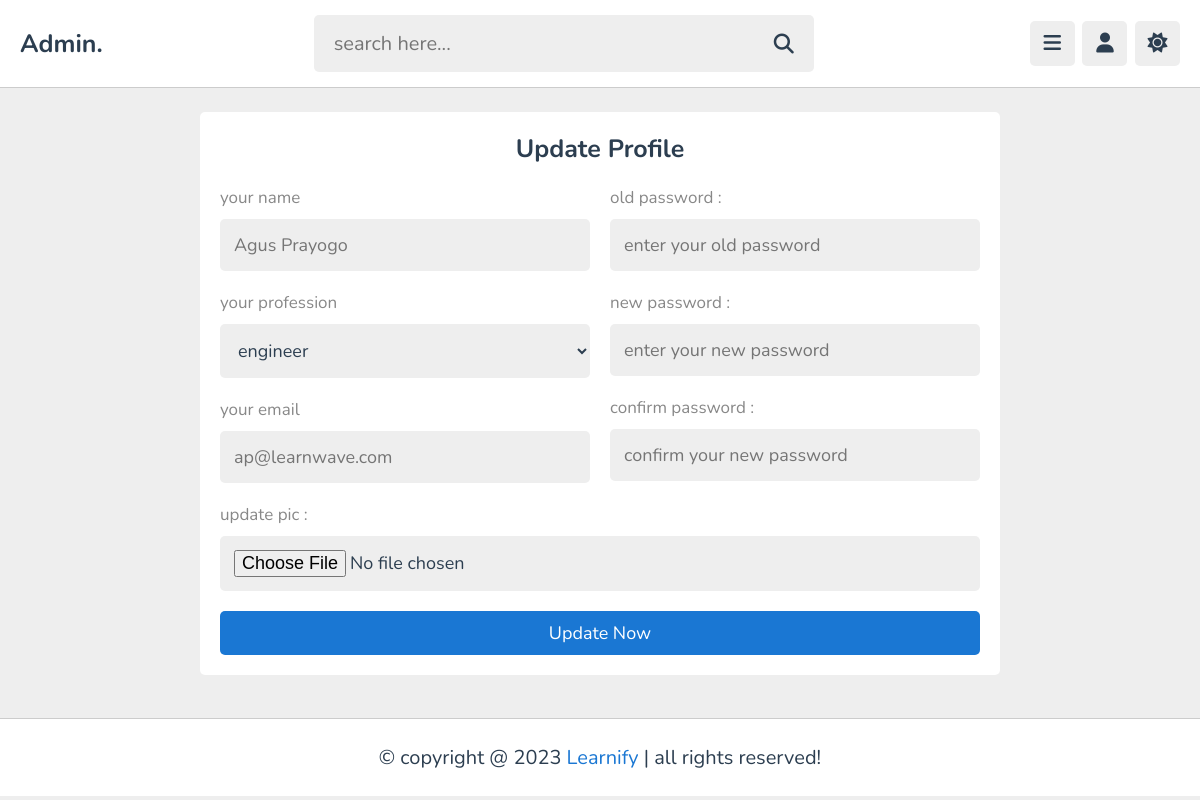
The page /admin/update.php (signed in) on the database its author committed.
### tables this page shows
CREATE TABLE `tutors` (
  `id` varchar(20) NOT NULL,
  `name` varchar(50) NOT NULL,
  `profession` varchar(50) NOT NULL,
  `email` varchar(50) NOT NULL,
  `password` varchar(50) NOT NULL,
  `image` varchar(100) NOT NULL
);

### admin/update.php (the view, shortened to what this page needs)
<?php
   include '../components/connect.php';
?>
<!DOCTYPE html>
<html lang="en">
<head>
   <link rel="stylesheet" href="https://cdnjs.cloudflare.com/ajax/libs/font-awesome/6.2.0/css/all.min.css">
   <link rel="stylesheet" href="../css/admin_style.css">
</head>
<body>
<?php include '../components/admin_header.php'; ?>
<section class="form-container" style="min-height: calc(100vh - 19rem);">
   <form class="register" action="" method="post" enctype="multipart/form-data">
      <h3>update profile</h3>
      <div class="flex">
         <div class="col">
            <p>your name </p>
            <input type="text" name="name" placeholder="<?= $fetch_profile['name']; ?>" maxlength="50"  class="box">
            <p>your profession </p>
            <select name="profession" class="box">
               <option value="" selected><?= $fetch_profile['profession']; ?></option>
            </select>
            <p>your email </p>
            <input type="email" name="email" placeholder="<?= $fetch_profile['email']; ?>" maxlength="20"  class="box">
         </div>
         <div class="col">
            <p>old password :</p>
            <input type="password" name="old_pass" placeholder="enter your old password" maxlength="20"  class="box">
            <p>new password :</p>
            <input type="password" name="new_pass" placeholder="enter your new password" maxlength="20"  class="box">
            <p>confirm password :</p>
            <input type="password" name="cpass" placeholder="confirm your new password" maxlength="20"  class="box">
         </div>
      </div>
      <p>update pic :</p>
      <input type="file" name="image" accept="image/*"  class="box">
      <input type="submit" name="submit" value="update now" class="btn">
   </form>
</section>
<?php include '../components/footer.php'; ?>
</body>
</html>

### css/admin_style.css (style rules this page uses)
:root { --main-color:#1a77d3; --red:#e74c3c; --oragen:#f39c12; --white:#fff; --black:#2c3e50; --light-color:#888; --light-bg:#eee; --border:.1rem solid rgba(0,0,0,.2); }
* { font-family: 'Nunito', sans-serif; margin: 0; padding: 0; box-sizing: border-box; outline: none; border: none; text-decoration: none; }
html { font-size: 62.5%; overflow-x: hidden; }
body { background-color: var(--light-bg); padding-left: 30rem; }
section { padding:2rem; max-width: 1200px; margin: 0 auto; }
.btn, .option-btn, .delete-btn, .inline-btn, .inline-option-btn, .inline-delete-btn { border-radius: .5rem; padding: 1rem 3rem; font-size: 1.8rem; color: #fff; margin-top: 1rem; text-transform: capitalize; cursor: pointer; text-align: center; }
.btn, .option-btn, .delete-btn { display: block; width: 100%; }
.btn, .inline-btn { background-color: var(--main-color); }
.form-container { display: flex; align-items: center; justify-content: center; min-height: 100vh; }
.form-container form { background-color: var(--white); border-radius: .5rem; padding: 2rem; }
.form-container .register { width: 80rem; }
.form-container form h3 { text-align: center; font-size: 2.5rem; margin-bottom: 1rem; color: var(--black); text-transform: capitalize; }
.form-container form p { padding-top: 1rem; font-size: 1.7rem; color: var(--light-color); }
.form-container form .box { width: 100%; border-radius: .5rem; margin: 1rem 0; font-size: 1.8rem; color: var(--black); padding: 1.4rem; background-color: var(--light-bg); }
.form-container .flex { display: flex; gap: 2rem; }
.form-container .flex .col { flex: 1 1 25rem; }
@media (max-width:1200px) { body { padding-left: 0; } }

### rows shown on the page
tutors: name "Agus Prayogo", profession "engineer", email "ap@learnwave.com"
